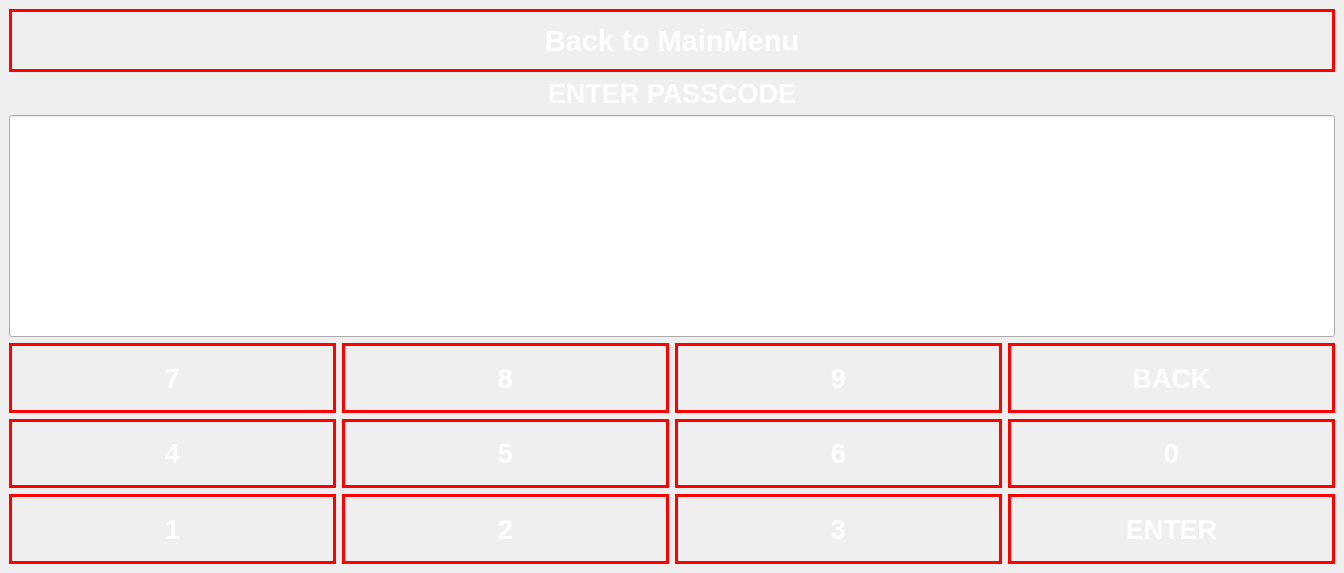
<?xml version="1.0" encoding="UTF-8"?>
<ui version="4.0">
 <class>passcode</class>
 <widget class="QMainWindow" name="passcode">
  <property name="geometry">
   <rect>
    <x>0</x>
    <y>0</y>
    <width>1344</width>
    <height>573</height>
   </rect>
  </property>
  <property name="windowTitle">
   <string>passcode</string>
  </property>
  <property name="styleSheet">
   <string notr="true">background-image: url('/home/phong/Desktop/antitheft/GUI/3/a.jpg');
</string>
  </property>
  <widget class="QWidget" name="centralwidget">
   <layout class="QHBoxLayout" name="horizontalLayout">
    <item>
     <layout class="QVBoxLayout" name="verticalLayout" stretch="2,7,7,7">
      <item>
       <widget class="QPushButton" name="backtomainmenu_button">
        <property name="sizePolicy">
         <sizepolicy hsizetype="Preferred" vsizetype="Preferred">
          <horstretch>0</horstretch>
          <verstretch>0</verstretch>
         </sizepolicy>
        </property>
        <property name="font">
         <font>
          <pointsize>22</pointsize>
          <weight>75</weight>
          <bold>true</bold>
         </font>
        </property>
        <property name="styleSheet">
         <string notr="true">color: white;
border: 3px solid red;</string>
        </property>
        <property name="text">
         <string>Back to MainMenu</string>
        </property>
       </widget>
      </item>
      <item>
       <widget class="QLabel" name="label_2">
        <property name="sizePolicy">
         <sizepolicy hsizetype="Preferred" vsizetype="Fixed">
          <horstretch>0</horstretch>
          <verstretch>0</verstretch>
         </sizepolicy>
        </property>
        <property name="font">
         <font>
          <pointsize>20</pointsize>
          <weight>75</weight>
          <bold>true</bold>
         </font>
        </property>
        <property name="styleSheet">
         <string notr="true">color: white</string>
        </property>
        <property name="text">
         <string>ENTER PASSCODE</string>
        </property>
        <property name="alignment">
         <set>Qt::AlignCenter</set>
        </property>
       </widget>
      </item>
      <item>
       <widget class="QLineEdit" name="lineEdit">
        <property name="sizePolicy">
         <sizepolicy hsizetype="Preferred" vsizetype="MinimumExpanding">
          <horstretch>0</horstretch>
          <verstretch>0</verstretch>
         </sizepolicy>
        </property>
        <property name="autoFillBackground">
         <bool>false</bool>
        </property>
        <property name="styleSheet">
         <string notr="true">color: Black;
font: 75 220pt &quot;Ubuntu&quot;;</string>
        </property>
       </widget>
      </item>
      <item>
       <layout class="QGridLayout" name="gridLayout">
        <item row="0" column="0">
         <widget class="QPushButton" name="Num_7">
          <property name="sizePolicy">
           <sizepolicy hsizetype="MinimumExpanding" vsizetype="MinimumExpanding">
            <horstretch>0</horstretch>
            <verstretch>0</verstretch>
           </sizepolicy>
          </property>
          <property name="font">
           <font>
            <pointsize>20</pointsize>
            <weight>75</weight>
            <bold>true</bold>
           </font>
          </property>
          <property name="styleSheet">
           <string notr="true">color: white;
border: 3px solid red;</string>
          </property>
          <property name="text">
           <string>7</string>
          </property>
         </widget>
        </item>
        <item row="0" column="1">
         <widget class="QPushButton" name="Num_8">
          <property name="sizePolicy">
           <sizepolicy hsizetype="MinimumExpanding" vsizetype="MinimumExpanding">
            <horstretch>0</horstretch>
            <verstretch>0</verstretch>
           </sizepolicy>
          </property>
          <property name="font">
           <font>
            <pointsize>20</pointsize>
            <weight>75</weight>
            <bold>true</bold>
           </font>
          </property>
          <property name="styleSheet">
           <string notr="true">color: white;
border: 3px solid red;</string>
          </property>
          <property name="text">
           <string>8</string>
          </property>
         </widget>
        </item>
        <item row="0" column="2">
         <widget class="QPushButton" name="Num_9">
          <property name="sizePolicy">
           <sizepolicy hsizetype="MinimumExpanding" vsizetype="MinimumExpanding">
            <horstretch>0</horstretch>
            <verstretch>0</verstretch>
           </sizepolicy>
          </property>
          <property name="font">
           <font>
            <pointsize>20</pointsize>
            <weight>75</weight>
            <bold>true</bold>
           </font>
          </property>
          <property name="styleSheet">
           <string notr="true">color: white;
border: 3px solid red;</string>
          </property>
          <property name="text">
           <string>9</string>
          </property>
         </widget>
        </item>
        <item row="0" column="3">
         <widget class="QPushButton" name="back_button">
          <property name="sizePolicy">
           <sizepolicy hsizetype="MinimumExpanding" vsizetype="MinimumExpanding">
            <horstretch>0</horstretch>
            <verstretch>0</verstretch>
           </sizepolicy>
          </property>
          <property name="font">
           <font>
            <pointsize>20</pointsize>
            <weight>75</weight>
            <bold>true</bold>
           </font>
          </property>
          <property name="styleSheet">
           <string notr="true">color: white;
border: 3px solid red;</string>
          </property>
          <property name="text">
           <string>BACK</string>
          </property>
         </widget>
        </item>
        <item row="1" column="0">
         <widget class="QPushButton" name="Num_4">
          <property name="sizePolicy">
           <sizepolicy hsizetype="MinimumExpanding" vsizetype="MinimumExpanding">
            <horstretch>0</horstretch>
            <verstretch>0</verstretch>
           </sizepolicy>
          </property>
          <property name="font">
           <font>
            <pointsize>20</pointsize>
            <weight>75</weight>
            <bold>true</bold>
           </font>
          </property>
          <property name="styleSheet">
           <string notr="true">color: white;
border: 3px solid red;</string>
          </property>
          <property name="text">
           <string>4</string>
          </property>
         </widget>
        </item>
        <item row="1" column="1">
         <widget class="QPushButton" name="Num_5">
          <property name="sizePolicy">
           <sizepolicy hsizetype="MinimumExpanding" vsizetype="MinimumExpanding">
            <horstretch>0</horstretch>
            <verstretch>0</verstretch>
           </sizepolicy>
          </property>
          <property name="font">
           <font>
            <pointsize>20</pointsize>
            <weight>75</weight>
            <bold>true</bold>
           </font>
          </property>
          <property name="styleSheet">
           <string notr="true">color: white;
border: 3px solid red;</string>
          </property>
          <property name="text">
           <string>5</string>
          </property>
         </widget>
        </item>
        <item row="1" column="2">
         <widget class="QPushButton" name="Num_6">
          <property name="sizePolicy">
           <sizepolicy hsizetype="MinimumExpanding" vsizetype="MinimumExpanding">
            <horstretch>0</horstretch>
            <verstretch>0</verstretch>
           </sizepolicy>
          </property>
          <property name="font">
           <font>
            <pointsize>20</pointsize>
            <weight>75</weight>
            <bold>true</bold>
           </font>
          </property>
          <property name="styleSheet">
           <string notr="true">color: white;
border: 3px solid red;</string>
          </property>
          <property name="text">
           <string>6</string>
          </property>
         </widget>
        </item>
        <item row="1" column="3">
         <widget class="QPushButton" name="Num_0">
          <property name="sizePolicy">
           <sizepolicy hsizetype="MinimumExpanding" vsizetype="MinimumExpanding">
            <horstretch>0</horstretch>
            <verstretch>0</verstretch>
           </sizepolicy>
          </property>
          <property name="font">
           <font>
            <pointsize>20</pointsize>
            <weight>75</weight>
            <bold>true</bold>
           </font>
          </property>
          <property name="styleSheet">
           <string notr="true">color: white;
border: 3px solid red;</string>
          </property>
          <property name="text">
           <string>0</string>
          </property>
         </widget>
        </item>
        <item row="2" column="0">
         <widget class="QPushButton" name="Num_1">
          <property name="sizePolicy">
           <sizepolicy hsizetype="MinimumExpanding" vsizetype="MinimumExpanding">
            <horstretch>0</horstretch>
            <verstretch>0</verstretch>
           </sizepolicy>
          </property>
          <property name="font">
           <font>
            <pointsize>20</pointsize>
            <weight>75</weight>
            <bold>true</bold>
           </font>
          </property>
          <property name="styleSheet">
           <string notr="true">color: white;
border: 3px solid red;</string>
          </property>
          <property name="text">
           <string>1</string>
          </property>
         </widget>
        </item>
        <item row="2" column="1">
         <widget class="QPushButton" name="Num_2">
          <property name="sizePolicy">
           <sizepolicy hsizetype="MinimumExpanding" vsizetype="MinimumExpanding">
            <horstretch>0</horstretch>
            <verstretch>0</verstretch>
           </sizepolicy>
          </property>
          <property name="font">
           <font>
            <pointsize>20</pointsize>
            <weight>75</weight>
            <bold>true</bold>
           </font>
          </property>
          <property name="styleSheet">
           <string notr="true">color: white;
border: 3px solid red;</string>
          </property>
          <property name="text">
           <string>2</string>
          </property>
         </widget>
        </item>
        <item row="2" column="2">
         <widget class="QPushButton" name="Num_3">
          <property name="sizePolicy">
           <sizepolicy hsizetype="MinimumExpanding" vsizetype="MinimumExpanding">
            <horstretch>0</horstretch>
            <verstretch>0</verstretch>
           </sizepolicy>
          </property>
          <property name="font">
           <font>
            <pointsize>20</pointsize>
            <weight>75</weight>
            <bold>true</bold>
           </font>
          </property>
          <property name="styleSheet">
           <string notr="true">color: white;
border: 3px solid red;</string>
          </property>
          <property name="text">
           <string>3</string>
          </property>
         </widget>
        </item>
        <item row="2" column="3">
         <widget class="QPushButton" name="enter_button">
          <property name="sizePolicy">
           <sizepolicy hsizetype="MinimumExpanding" vsizetype="MinimumExpanding">
            <horstretch>0</horstretch>
            <verstretch>0</verstretch>
           </sizepolicy>
          </property>
          <property name="font">
           <font>
            <pointsize>20</pointsize>
            <weight>75</weight>
            <bold>true</bold>
           </font>
          </property>
          <property name="styleSheet">
           <string notr="true">color: white;
border: 3px solid red;</string>
          </property>
          <property name="text">
           <string>ENTER</string>
          </property>
         </widget>
        </item>
       </layout>
      </item>
     </layout>
    </item>
   </layout>
  </widget>
 </widget>
 <resources/>
 <connections/>
</ui>
